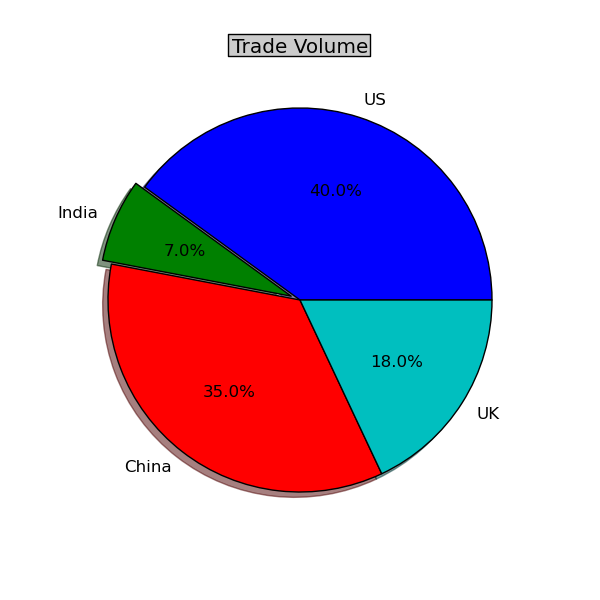

The Python source for this figure:
"""
Make a pie chart - see
http://matplotlib.sf.net/matplotlib.pylab.html#-pie for the docstring.

This example shows a basic pie chart with labels optional features,
like autolabeling the percentage, offsetting a slice with "explode"
and adding a shadow.

Requires matplotlib0-0.70 or later

"""
from pylab import *

# make a square figure and axes
figure(1, figsize=(6,6))
ax = axes([0.1, 0.1, 0.8, 0.8])

labels = 'US', 'India', 'China', 'UK'
fracs = [40,7,35, 18]

explode=(0, 0.05, 0, 0)
pie(fracs, explode=explode, labels=labels, autopct='%1.1f%%', shadow=True)
title('Trade Volume', bbox={'facecolor':'0.8', 'pad':5})

#show()
savefig('piechart.png')
